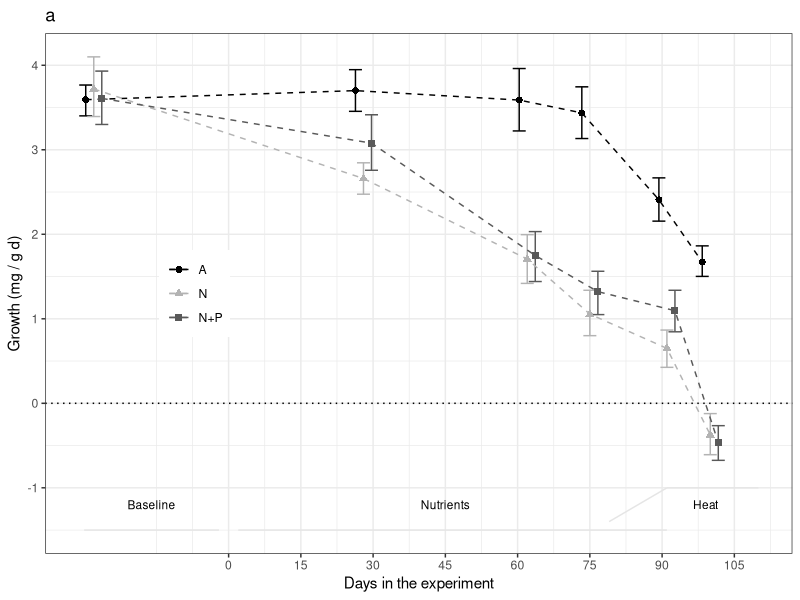
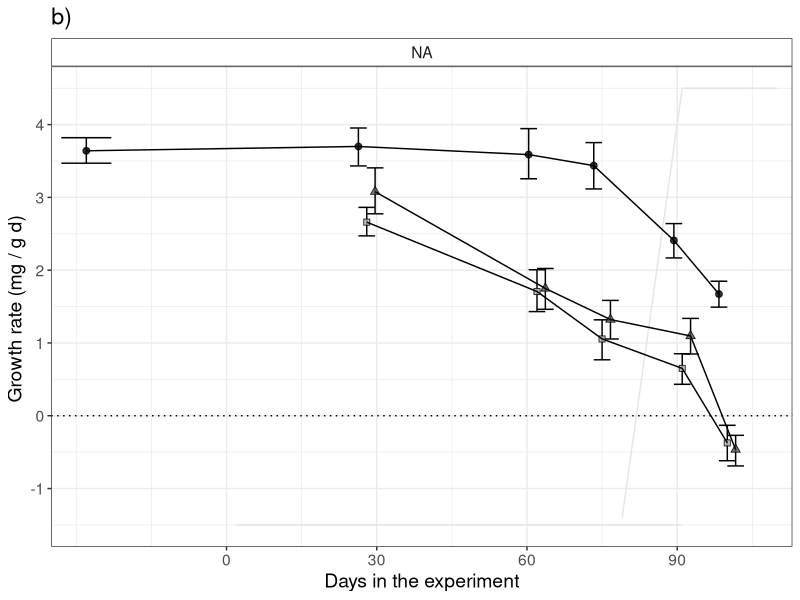
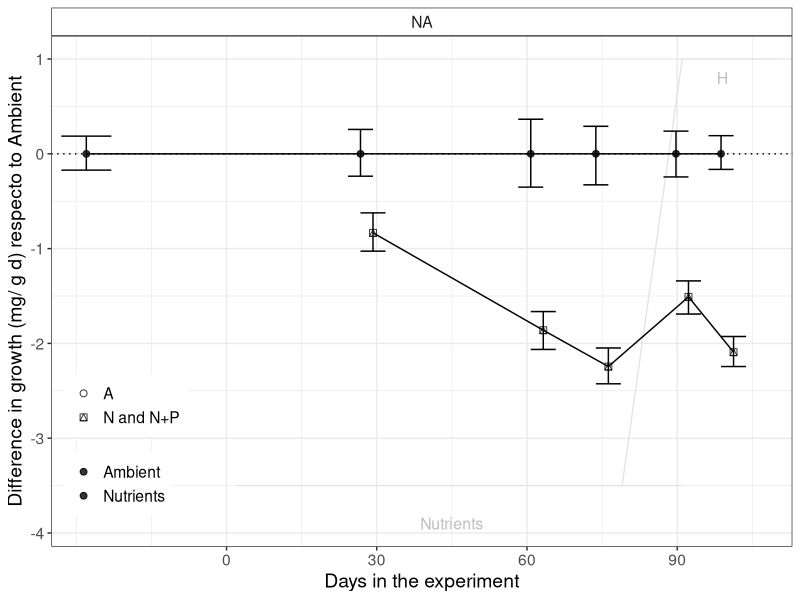
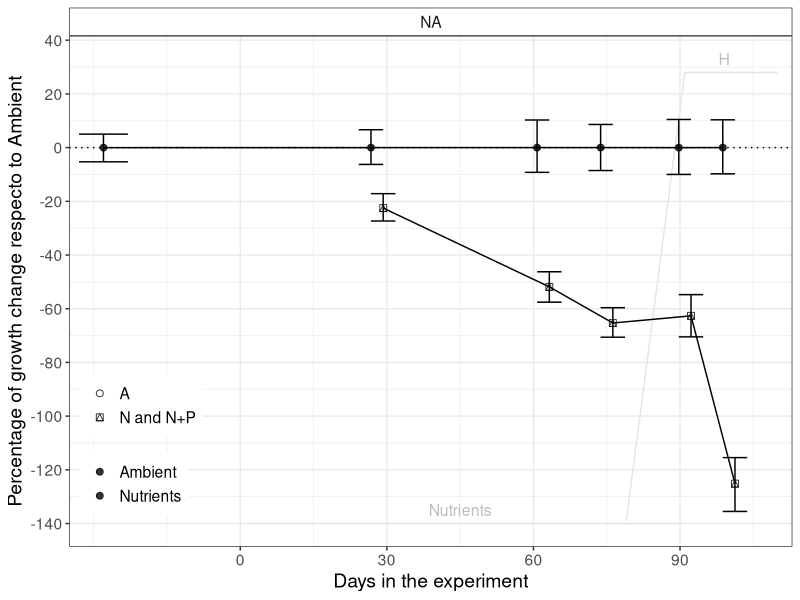
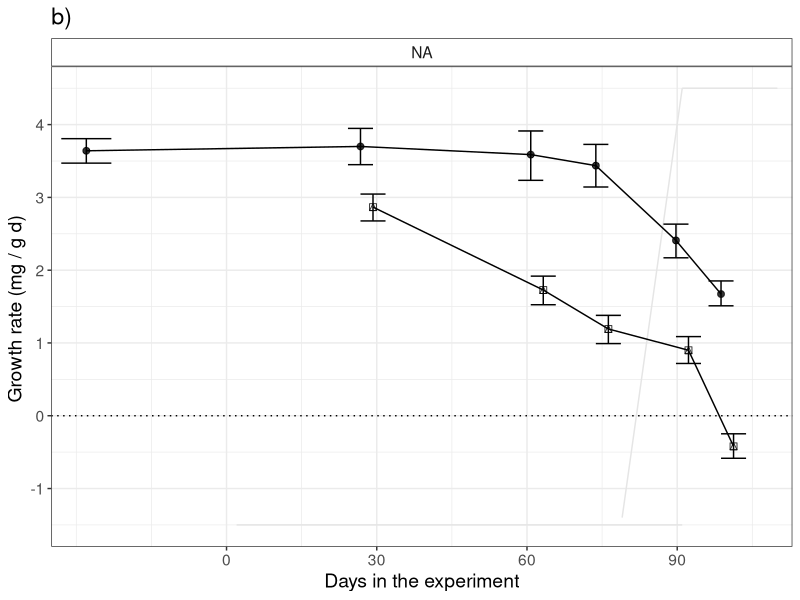

R code for these plots, in order: (Note: this script raises an error after producing the figures.)
## ---- chunk 1
knitr::opts_chunk$set(echo = TRUE, warning=FALSE, message=FALSE)
## ---- chunk 2

# Load all libraries and sources required to run the script
    library(tidyverse)
    library(ggthemes)
    library(lmerTest)
    library(emmeans)
    library(multcomp)
    library(gridExtra)
    library(rstatix)

# Default ggplot settings

    Fill.colour<-scale_colour_manual(values = c("black", "gray70", "gray35"))

    ggthe_bw<-theme(plot.background=element_blank(),
          panel.grid.major.y = element_blank(),
          panel.grid.major.x = element_blank(),
          panel.grid.minor.x = element_blank(),
          panel.grid.minor.y = element_blank(),
          legend.box.background = element_rect(),
          panel.background =element_rect(fill = NA, color = "black")
          )+
    theme_bw()
## ---- chunk 3
# Import data: 

  ## Growth long
    BW.Tall<-read.csv("Growth_corrected.csv", header = TRUE)
    
  ## Genotype information
    MOTE<-read.csv("Genotype_Info.csv", header = TRUE)
    BW.Tall<-merge(BW.Tall, MOTE, by="Gen", all.x=TRUE)
    
  ## Data type  
    BW.Tall$Initial.Date<-as.Date(BW.Tall$Initial.Date, "%m/%d/%y")
    BW.Tall$Final.Date<-as.Date(BW.Tall$Final.Date, "%m/%d/%y")
    # BW.Tall$Initial.Date<-as.Date(BW.Tall$Initial.Date, "%Y-%m-%d")
    # BW.Tall$Final.Date<-as.Date(BW.Tall$Final.Date, "%Y-%m-%d")
    BW.Tall$Days<-(as.numeric(as.Date(BW.Tall$Final.Date))-17485)
    BW.Tall$DayF<-(as.factor(BW.Tall$Days))
 
    # BW.Tall$TimePoint[BW.Tall$Day=="-28"]<-"3"
    # BW.Tall$TimePoint[BW.Tall$Day=="-7"]<-"4"
    # BW.Tall$TimePoint[BW.Tall$Day=="28"]<-"9"
    # BW.Tall$TimePoint[BW.Tall$Day=="62"]<-"11"
    # BW.Tall$TimePoint[BW.Tall$Day=="75"]<-"13"
    # BW.Tall$TimePoint[BW.Tall$Day=="91"]<-"16"
    # BW.Tall$TimePoint[BW.Tall$Day=="100"]<-"17"
    # BW.Tall$TimePoint[BW.Tall$Day=="113"]<-"22"
    
    
    BW.Tall$TimePoint[BW.Tall$DayF=="-28"]<-"1"
    BW.Tall$TimePoint[BW.Tall$DayF=="-7"]<-"NA"
    BW.Tall$TimePoint[BW.Tall$DayF=="28"]<-"2"
    BW.Tall$TimePoint[BW.Tall$DayF=="62"]<-"3"
    BW.Tall$TimePoint[BW.Tall$DayF=="75"]<-"4"
    BW.Tall$TimePoint[BW.Tall$DayF=="91"]<-"5"
    BW.Tall$TimePoint[BW.Tall$DayF=="100"]<-"6"
    BW.Tall$TimePoint[BW.Tall$DayF=="113"]<-"7"
    BW.Tall$TimePoint<-as.numeric(as.character(BW.Tall$TimePoint))
    
    
    BW.Tall$Treatment <- as.character(BW.Tall$Treatment)
    BW.Tall$Treatment[BW.Tall$Treatment == "Control"] <- "A"
    BW.Tall$Treatment[BW.Tall$Treatment == "NP"] <- "N+P"
    BW.Tall$Treatment <- as.factor(BW.Tall$Treatment)
    
    BW.Tall$Nutrients <- "Nutrients"
    BW.Tall$Nutrients[BW.Tall$Treatment == "A"] <- "Ambient"
    
    BW.Tall$Colony <- as.factor(BW.Tall$Gen)
    BW.Tall$MoteGen<-factor(BW.Tall$MoteGen, 
                                   levels=c("G_48", "G_62","G_31", "G_08","G_07", "G_50"))
    BW.Tall$SampleID <- paste("Ac", BW.Tall$Fra, BW.Tall$TimePoint, sep = "_")
  
  ## Data subsets  
    BW.Initial<-subset(BW.Tall, Initial.Date=="2017-08-30") # Only baseline
    BW.Initial<-droplevels(BW.Initial)
   
    BW.Control<-subset(BW.Tall, Treatment=="A") # Only Ambient
    BW.Control<-subset(BW.Control, Days<80)
    BW.Control<-subset(BW.Control, Initial.Date!="2017-10-18")
    BW.Control<-droplevels(BW.Control)
    
    BW.FinalAC<-subset(BW.Control, DayF=="75")
    BW.FinalAC<-droplevels(BW.FinalAC)
    
    #BW.nutrients<-subset(BW.Tall, Days>-10) # Remove baseline
    #BW.nutrients<-subset(BW.nutrients, Days<76)
    BW.nutrients<-subset(BW.Tall, Days<76) # with baseline
    BW.nutrients<-droplevels(BW.nutrients)
    
    BW.100<-subset(BW.Tall, DayF=="100")
    BW.91<-subset(BW.Tall, DayF=="91")
    
  ## Remove recovery data points
    BW.Tall<-subset(BW.Tall, Initial.Date!="2017-10-18")
    BW.Tall<-subset(BW.Tall, Initial.Date!="2018-02-23") # After heat stress
    
    BW.selected<-subset(BW.Tall, Days!="28")
    BW.selected<-subset(BW.selected, Days!="62")
    
    
 N.fragments<-BW.Tall %>% 
     group_by(MoteGen) %>% count(DayF)
 N.fragments
    
## ---- chunk 4

# Treatment effect over time
    BW_Treat<- ggplot(BW.Tall, aes (Days, dAW.gd, shape=factor(Treatment),
                                    colour=factor(Treatment))) + 
      ggthe_bw + Fill.colour + ggtitle("a")+
      stat_summary(fun.data = "mean_cl_boot", geom = "errorbar",
                   position=position_dodge(width=5))+
      stat_summary(fun.y=mean, geom="line", 
                   position=position_dodge(width=5), linetype=2) +
      stat_summary(fun.y=mean, geom="point", size =2,
                   position=position_dodge(width=5))  + 
  
      geom_hline(yintercept = 0, linetype=3)+
      
      scale_x_continuous(name="Days in the experiment", 
                         breaks = seq(0, 115, by=15)) +
      scale_y_continuous(name="Growth (mg / g d)", 
                         breaks = seq(-1, 4, by=1)) +
    
    theme(legend.position=c(0.2, 0.5),
        legend.title = element_blank(), 
        strip.background =element_rect(fill=NA)) +

      annotate("segment", x = -30, xend = -2, y = -1.5, yend = -1.5,
                colour = "gray90")+
      annotate("text", x = -16, y = -1.2, label = "Baseline", size=3)+
    
      annotate("segment", x = 2, xend = 91, y = -1.5, yend = -1.5,
                colour = "gray90")+
      annotate("text", x = 45, y = -1.2, label = "Nutrients", size=3)+
    
      annotate("segment", x = 79, xend = 91, y = -1.4, yend = -1,
                colour = "gray90")+
    
      annotate("segment", x = 91, xend = 110, y = -1, yend = -1,
                colour = "gray90")+
      annotate("text", x = 99, y = -1.2, label = "Heat", size=3)
  BW_Treat
  
# ggsave(file="Outputs/Figure3_BW_corrected.svg", plot=BW_Treat, dpi = 300, units="in", width=3.5, height=3.0)
## ---- chunk 5

BW.Tall$TreatmentG<-BW.Tall$Treatment
BW.Tall$TreatmentG[BW.Tall$DayF==-28] <-"A"

Colour.colour<-scale_colour_manual(values = c("black", "gray70", "gray35"))
Fill.colour<-scale_fill_manual(values = c("black", "gray70", "gray35"))

BW_Col <- ggplot(BW.Tall, aes(Days, dAW.gd, fill=TreatmentG,
                              shape=factor(TreatmentG))) +
  
     #annotate("segment", x = -30, xend = -2, y = -1.5, yend = -1.5,
      #          colour = "gray90")+
      # annotate("text", x = -16, y = -1.2, label = "BL", size=3)+
    
      annotate("segment", x = 2, xend = 91, y = -1.5, yend = -1.5,
                colour = "gray90")+
      # annotate("text", x = 45, y = -1.2, label = "Nutrients", size=3)+
    
      annotate("segment", x = 79, xend = 91, y = -1.4, yend = 4.5,
                colour = "gray90")+
    
      annotate("segment", x = 91, xend = 110, y = 4.5, yend = 4.5,
                colour = "gray90")+
      # annotate("text", x = 99, y = 3.5, label = "H", size=4)+
  
           stat_summary(fun.data = "mean_cl_boot",geom = "errorbar", 
                        position=position_dodge(width=5), width = 10)+
           stat_summary(fun.y=mean, geom="point", size =2,
                        position=position_dodge(width=5), alpha=0.8) +
           stat_summary(fun.y=mean, geom="line", 
                        position=position_dodge(width=5), linetype=1) + 
    scale_shape_manual(values=c(21, 22, 24),
                     labels=c("A", "N", "N+P"))+
           ggthe_bw + Colour.colour + Fill.colour + ggtitle("b)") +
    scale_x_continuous(name="Days in the experiment",
                           limits = c(-35,113),
                           breaks = seq(0, 113, 30),  
                           expand = c(0, 0))+
    scale_y_continuous(name="Growth rate (mg / g d) ", 
                         breaks = seq(-1, 5, by=1)) +
   geom_hline(yintercept = 0, linetype=3)+
  
    ylab("Growth rate (mg/ g d) ") + 
    theme(text=element_text(size=14),
          legend.position="none",
          legend.title = element_blank(), 
          strip.background =element_rect(fill=NA)) +

     facet_wrap(~MoteGen)
BW_Col

#ggsave(file="Outputs/S2a_Growth_genotype.svg", plot=BW_Col, width=6.0, height=3.5)

## ---- chunk 6

# Claculate relative changes (1 - Control)
      
BW.Tall$Nutrients2<-BW.Tall$Nutrients
BW.Tall$Nutrients2[BW.Tall$DayF=="-28"]<-"Ambient"
          
    BW.Summary <-BW.Tall %>%
          group_by(MoteGen, Nutrients2, DayF) %>%
          get_summary_stats(dAW.gd, type = "mean_sd")
    BW.Summary
    
    BW.Summary<-subset(BW.Summary, Nutrients2=="Ambient" )
    BW.Summary<-BW.Summary[, -3]
    BW.Summary<-BW.Summary[, -3]
    BW.Summary<-BW.Summary[, -3]
    
    BW.Tall<-merge(BW.Tall, BW.Summary,  by=c("MoteGen", "DayF"), all.x = T)
    BW.Tall$Difference<-BW.Tall$dAW.gd-BW.Tall$mean
    

Colour.colour<-scale_colour_manual(values = c("black", "gray70"))
Fill.colour<-scale_fill_manual(values = c("black", "gray70"))

BW_Diff_Col <- ggplot(BW.Tall, aes(Days, Difference, fill=Nutrients2,
                              shape=factor(Nutrients2))) +
  
     #annotate("segment", x = -30, xend = -2, y = -1.5, yend = -1.5,
      #          colour = "gray90")+
      # annotate("text", x = -16, y = -1.2, label = "BL", size=3)+
    
      annotate("segment", x = 2, xend = 91, y = -3.5, yend = -3.5,
                colour = "gray90")+
       annotate("text", x = 45, y = -3.9, label = "Nutrients", size=4, colour="gray")+
    
      annotate("segment", x = 79, xend = 91, y = -3.5, yend = 1,
                colour = "gray90")+
    
      annotate("segment", x = 91, xend = 110, y =1, yend =1,
                colour = "gray90")+
       annotate("text", x = 99, y = 0.8, label = "H", size=4, colour="gray")+
  
           stat_summary(fun.data = "mean_cl_boot",geom = "errorbar", 
                        position=position_dodge(width=5), width = 10)+
           stat_summary(fun.y=mean, geom="point", size =2,
                        position=position_dodge(width=5), alpha=0.8) +
           stat_summary(fun.y=mean, geom="line", 
                        position=position_dodge(width=5), linetype=1) + 
    scale_shape_manual(values=c(21, 14),
                     labels=c("A", "N and N+P"))+
           ggthe_bw + Colour.colour + Fill.colour +
    scale_x_continuous(name="Days in the experiment",
                           limits = c(-35,113),
                           breaks = seq(0, 113, 30),  
                           expand = c(0, 0))+
    scale_y_continuous(name="Difference in growth (mg/ g d) respecto to Ambient", 
                         breaks = seq(-4, 1.5, by=1)) +
   geom_hline(yintercept = 0, linetype=3)+
  
    theme(text=element_text(size=14),
          legend.position=c(0.1, 0.2),
          legend.title = element_blank(), 
          strip.background =element_rect(fill=NA)) +

     facet_wrap(~MoteGen)
BW_Diff_Col
        
#ggsave(file="Outputs/S_3_BW_Diff_Col.svg", plot=BW_Diff_Col, width=5.0, height=5)
          
## ---- chunk 7
# Claculate percentajes changes (1 - Control)
  BW.Tall$percentage<-(BW.Tall$Difference/BW.Tall$mean)*100
    

Colour.colour<-scale_colour_manual(values = c("black", "gray70"))
Fill.colour<-scale_fill_manual(values = c("black", "gray70"))

BW_perent_Col <- ggplot(BW.Tall, aes(Days, percentage, fill=Nutrients2,
                              shape=factor(Nutrients2))) +
  
     #annotate("segment", x = -30, xend = -2, y = -1.5, yend = -1.5,
      #          colour = "gray90")+
      # annotate("text", x = -16, y = -1.2, label = "BL", size=3)+
    
      annotate("segment", x = 2, xend = 91, y = -140, yend = -140,
                colour = "gray90")+
       annotate("text", x = 45, y = -135, label = "Nutrients", size=4, colour="gray")+
    
      annotate("segment", x = 79, xend = 91, y = -139, yend = 28,
                colour = "gray90")+
    
      annotate("segment", x = 91, xend = 110, y =28, yend =28,
                colour = "gray90")+
       annotate("text", x = 99, y = 33, label = "H", size=4, colour="gray")+
  
           stat_summary(fun.data = "mean_cl_boot",geom = "errorbar", 
                        position=position_dodge(width=5), width = 10)+
           stat_summary(fun.y=mean, geom="point", size =2,
                        position=position_dodge(width=5), alpha=0.8) +
           stat_summary(fun.y=mean, geom="line", 
                        position=position_dodge(width=5), linetype=1) + 
    scale_shape_manual(values=c(21, 14),
                     labels=c("A", "N and N+P"))+
           ggthe_bw + Colour.colour + Fill.colour +
    scale_x_continuous(name="Days in the experiment",
                           limits = c(-35,113),
                           breaks = seq(0, 113, 30),  
                           expand = c(0, 0))+
    scale_y_continuous(name="Percentage of growth change respecto to Ambient", 
                         breaks = seq(-140, 100, by=20)) +
   geom_hline(yintercept = 0, linetype=3)+
  
    theme(text=element_text(size=14),
          legend.position=c(0.1, 0.2),
          legend.title = element_blank(), 
          strip.background =element_rect(fill=NA)) +

     facet_wrap(~MoteGen)
BW_perent_Col

#ggsave(file="Outputs/S_3_BW_Percentaje_Col.svg", plot=BW_perent_Col, width=5.0, height=5)

## ---- chunk 8

BW.Tall$Nutrients[BW.Tall$DayF==-28] <-"Ambient"

Colour.colour<-scale_colour_manual(values = c("black", "gray70"))
Fill.colour<-scale_fill_manual(values = c("black", "gray70"))

BW_Col <- ggplot(BW.Tall, aes(Days, dAW.gd, fill=Nutrients,
                              shape=factor(Nutrients))) +
  
     #annotate("segment", x = -30, xend = -2, y = -1.5, yend = -1.5,
      #          colour = "gray90")+
      # annotate("text", x = -16, y = -1.2, label = "BL", size=3)+
    
      annotate("segment", x = 2, xend = 91, y = -1.5, yend = -1.5,
                colour = "gray90")+
      # annotate("text", x = 45, y = -1.2, label = "Nutrients", size=3)+
    
      annotate("segment", x = 79, xend = 91, y = -1.4, yend = 4.5,
                colour = "gray90")+
    
      annotate("segment", x = 91, xend = 110, y = 4.5, yend = 4.5,
                colour = "gray90")+
      # annotate("text", x = 99, y = 3.5, label = "H", size=4)+
  
           stat_summary(fun.data = "mean_cl_boot",geom = "errorbar", 
                        position=position_dodge(width=5), width = 10)+
           stat_summary(fun.y=mean, geom="point", size =2,
                        position=position_dodge(width=5), alpha=0.8) +
           stat_summary(fun.y=mean, geom="line", 
                        position=position_dodge(width=5), linetype=1) + 
    scale_shape_manual(values=c(21, 14),
                     labels=c("A", "N+P"))+
           ggthe_bw + Colour.colour + Fill.colour + ggtitle("b)") +
    scale_x_continuous(name="Days in the experiment",
                           limits = c(-35,113),
                           breaks = seq(0, 113, 30),  
                           expand = c(0, 0))+
    scale_y_continuous(name="Growth rate (mg / g d) ", 
                         breaks = seq(-1, 5, by=1)) +
   geom_hline(yintercept = 0, linetype=3)+
  
    ylab("Growth rate (mg/ g d) ") + 
    theme(text=element_text(size=14),
          legend.position="none",
          legend.title = element_blank(), 
          strip.background =element_rect(fill=NA)) +

     facet_wrap(~MoteGen)
BW_Col

#ggsave(file="Outputs/S2a_Growth_genotype.svg", plot=BW_Col, width=6.0, height=3.5)

## ---- chunk 9
# sample means
BW.nutrients1 <- aggregate(dAW.gd~Nutrients+Days+MoteGen, data=BW.Tall, mean, na.rm=TRUE)
          names(BW.nutrients1)[4] <- "mean"
      
# sample SDs
BW.nutrientssd1 <- aggregate(dAW.gd~Nutrients+Days+MoteGen, data=BW.Tall, sd, na.rm=TRUE)
          names(BW.nutrientssd1)[4] <- "sd"
          
          
# Collect the summary statistics in a dataframe
    BW.nutrients1<-merge(BW.nutrients1, BW.nutrientssd1)
    BW.nutrients1<-BW.nutrients1[order(BW.nutrients1$Days, BW.nutrients1$MoteGen),]
    BW.nutrients1
## ---- chunk 10
BW_ColonyT<- ggplot(BW.Tall, aes (Days, dAW.gd, colour=MoteGen)) +   
  stat_summary(fun.data = "mean_cl_boot",geom = "errorbar", width = 0.8)+
  stat_summary(fun.y=mean, geom="point", size =2, alpha=0.5) +
   ylab("Growth (mg/ g d)") +
  
     annotate("segment", x = 2, xend = 91, y = -1, yend = -1,
                   colour = "gray90", linetype=1)+
     annotate("segment", x = 79, xend = 91, y = -1, yend = -0.5,
                   colour = "gray90", linetype=1)+
     annotate("segment", x = 91, xend = 110, y = -0.5, yend = -0.5,
                   colour = "gray90", linetype=1)+
     annotate("text", x = 45, y = -1.5, label = "Nutrients", size=3)+
     annotate("text", x = 99, y = -1.5, label = "H", size=3)+
  stat_summary(fun.y=mean, geom="line") + ggthe_bw + facet_grid (~Treatment)  
BW_ColonyT
## ---- chunk 11
BW_ColonyTF<- ggplot(BW.Tall, aes (Days, dAW.gd, colour=factor(Fra), group=Fra)) +    stat_summary(fun.y=mean, geom="line") + ggthe_bw + facet_grid (MoteGen~Treatment)+  geom_point()+ theme(legend.position = "none")
BW_ColonyTF

## ---- chunk 12

BW_Init<- ggplot(BW.Initial, aes (MoteGen, dAW.gd, colour=MoteGen)) +
  ggtitle("(a) Baseline")+
  stat_summary(fun.data = "mean_cl_boot",geom = "errorbar", width = 0.2) +
  stat_summary(fun.y=mean, geom="point", size =3, alpha=0.5) + ggthe_bw +
  scale_y_continuous(name=("Growth (mg/ g d) "),
                     limits = c(0,6),
                     breaks = seq(0, 6, by=0.5))+
  theme(legend.position=c(0.3, 0.3),
        legend.title = element_blank(), 
        strip.background =element_rect(fill=NA))

BW_Final<- ggplot(BW.FinalAC, aes (MoteGen, dAW.gd, colour=MoteGen)) +
   ggtitle("(a) Ambient (day 75)")+
  stat_summary(fun.data = "mean_cl_boot",geom = "errorbar", width = 0.2) +
  stat_summary(fun.y=mean, geom="point", size =3, alpha=0.5) + ggthe_bw +
  scale_y_continuous(name=("Growth (mg/ g d) "),
                     limits = c(0,6),
                     breaks = seq(0, 6, by=0.5))+
   ylab("Growth (mg/ g d) ")+
  theme(legend.position="none",
        legend.title = element_blank(), 
        strip.background =element_rect(fill=NA))

BW_Colony_Control<- ggplot(BW.Control, aes (Days, dAW.gd, colour=MoteGen)) +
  stat_summary(fun.data = "mean_cl_boot",geom = "errorbar", 
               width = 10, position=position_dodge(width=5)) +
  stat_summary(fun.y=mean, geom="point", size =3, alpha=0.5,
               position=position_dodge(width=5)) +
  stat_summary(fun.y=mean, geom="line", position=position_dodge(width=5)) +
  
  ggthe_bw + # geom_jitter()+
  ggtitle("(b) Ambient - Control") +
  scale_y_continuous(name=("Growth (mg/ g d) "),
                     limits = c(0,6),
                     breaks = seq(0, 6, by=0.5))+
  theme(legend.position="none")


Captivityeffect<-grid.arrange(BW_Init,BW_Final, nrow=1)
Captivityeffect2<-grid.arrange(BW_Init,BW_Colony_Control, nrow=1)
#ggsave(file="Outputs/S_Genotypes.svg", plot=Captivityeffect, width=6, height=3.5)

## ---- chunk 13
BW_Colony_Control<-ggplot(BW.Control, aes (Days, dAW.gd, colour=factor(Fra), group=Fra)) +   
  #stat_summary(fun.data = "mean_cl_boot",geom = "errorbar", width = 0.8)+
  #stat_summary(fun.y=mean, geom="point", size =2, alpha=0.5) +
  stat_summary(fun.y=mean, geom="line") + ggthe_bw + 
  facet_wrap (~MoteGen)+  geom_point()+ theme(legend.position = "none")
BW_Colony_Control
## ---- chunk 14
# Complex to simple models 
  
  LM_1 <- lmer(dAW.gd ~ Treatment*DayF +
                               (1 + Treatment|Genotype) + (1|Replicate), REML=TRUE, data= BW.Tall)
  
  LM_2 <- lmer(dAW.gd ~ Treatment * DayF +
                               (Treatment|Genotype), REML=TRUE,  data= BW.Tall)
   
  LM_3 <- lmer(dAW.gd ~ Treatment  * DayF +
                               (1|Genotype), REML=TRUE, data= BW.Tall)
 

# Select model
  AIC(LM_1, LM_2, LM_3) # 1=2, but 3 has lower AIC
  
  anova(LM_1, LM_2, refit=FALSE)
  anova(LM_2, LM_3, refit=FALSE)
  anova(LM_1, LM_3, refit=FALSE)
 
# Final model 
  LM_Treatment_Days<-lmer(dAW.gd ~ Treatment * DayF +
                             (1|Genotype) + (1|Fra),  data= BW.Tall) 
  # Removed (1|Replicate) since it was not significant (p=0.1642)
  isSingular(LM_Treatment_Days)
  
  anova(LM_Treatment_Days)
  ranova(LM_Treatment_Days)
  #summary(LM_Treatment_Days)

par(mfrow=c(1,2))
  plot(fitted(LM_Treatment_Days), residuals(LM_Treatment_Days, type="pearson"))
  abline(h=0)
  qqnorm(residuals(LM_Treatment_Days, type="pearson"))
abline(0,1)
  
# Pairwise comparisons
  BW.emmc<-emmeans(LM_Treatment_Days, ~Treatment*DayF)
  #contrast(BW.emmc, "tukey")
  BW_groups<-cld(BW.emmc)
  #BW.emmc<-emmeans(LM_Treatment_Days, ~Treatment|DayF)
  #contrast(BW.emmc, "tukey")
  #BW_groups<-cld(BW.emmc)
  
  #BW_groups<-as.data.frame(BW_groups[complete.cases(BW_groups),])
  BW_groups<-BW_groups[order(BW_groups$DayF,BW_groups$Treatment),]
  BW_groups
  
#write.csv(BW_groups, "Outputs/BW_groups_corrected.csv", row.names = F)

## ---- chunk 15
#library(nlme)
# 
# fit1 <- gls(dAW.gd ~ DayF *Treatment, data=BW.Tall,
#   correlation=corSymm(form=~TimePoint|Fra),
#   weights=varIdent(form=~1|TimePoint),
#   na.action=na.exclude,
#   control=glsControl(opt="optim"))
## ---- chunk 16
# summary(fit1)
# 
# intervals(fit1)
# anova(fit1, type="marginal")
# getVarCov(fit1)
# residuals(fit1, type="pearson")
# 
# par(mfrow=c(1,2))
# plot(fitted(fit1), residuals(fit1, type="pearson"))
# abline(h=0)
# qqnorm(residuals(fit1, type="pearson"))
# abline(0,1)
## ---- chunk 17
# library(rms)
# clda_Gls_1 <- Gls(dAW.gd ~ DayF * Treatment, 
#                   correlation=corSymm (form = ~TimePoint|Fra),
#         weights=varIdent(form=~1|TimePoint),
#         na.action=na.exclude,
#         control=glsControl(opt="optim"),
#         data=BW.Tall)
# 
# data1<-expand.grid(DayF=unique(BW.Tall$DayF),
#                    Treatment=unique(BW.Tall$Treatment))
# 
# predictions_1 <- cbind(data1, 
# predict (clda_Gls_1, data1, conf.int=0.95))
# 
# predictions_1$Days<-as.numeric(as.character(predictions_1$DayF))

## ---- chunk 18
# pd <- position_dodge(2)
# limits <- aes(ymax = upper , ymin=lower, shape=Treatment)
# 
# pCI1 <- ggplot(predictions_1, aes(y=linear.predictors, x=Days, 
#                                 fill=Treatment)) + 
#       geom_errorbar(limits, width= 2 , position=pd) + 
#       geom_line(aes(group=Treatment, y=linear.predictors), position=pd, size=0.1) + 
#       geom_point(aes(fill=Treatment), shape=21, position=pd, size=4, alpha=0.8) +
#         
#       ggthe_bw+
#         
#       geom_hline(yintercept = 0, linetype=3)+
#       
#       scale_x_continuous(name="Days in the experiment", 
#                          breaks = seq(0, 115, by=15)) +
#       scale_y_continuous(name="Estimated growth (mg / g d) ", 
#                          breaks = seq(-1, 4, by=1)) +
#     
#       theme(text=element_text(size=14),
#           legend.position="right",
#           legend.title = element_blank(), 
#           strip.background =element_rect(fill=NA)) +
#     
#       annotate("segment", x = -30, xend = -2, y = -1.5, yend = -1.5,
#                 colour = "gray90")+
#       annotate("text", x = -16, y = -1.2, label = "Baseline", size=3)+
#     
#       annotate("segment", x = 2, xend = 91, y = -1.5, yend = -1.5,
#                 colour = "gray90")+
#       annotate("text", x = 45, y = -1.2, label = "Nutrients", size=3)+
#     
#       annotate("segment", x = 79, xend = 91, y = -1.4, yend = -1,
#                 colour = "gray90")+
#     
#       annotate("segment", x = 91, xend = 110, y = -1, yend = -1,
#                 colour = "gray90")+
#       annotate("text", x = 99, y = -1.2, label = "Heat", size=3)
#  
# pCI1
## ---- chunk 19
# ANOVA
  LM_bl <- lmer(dAW.gd ~ MoteGen + (1|Replicate), data= BW.Initial)
  anova(LM_bl)
  ranova(LM_bl)
  
    LM_bl <- lm(dAW.gd ~ MoteGen, data= BW.Initial)
    anova(LM_bl)
    summary(LM_bl)
  
# Pairwise comparisons
  BW_bl.emmc<-emmeans(LM_bl, ~MoteGen)
  #contrast(BW_bl.emmc, "tukey")
  
#Tukey groups
  BW_bl_groups<-cld(BW_bl.emmc)
  #write.csv(BW_bl_groups, "Outputs/BW_baseline_groups.csv", row.names = F)

# Summary stats
  # library(rstatix)
  
  Stats_BL<-BW.Initial %>%
    group_by(MoteGen) %>%
    get_summary_stats(dAW.gd, type = "mean_sd")
  Stats_BL

## ---- chunk 20
summary(BW.Control)

# Model
  LM_A_C.0 <- lmer(dAW.gd ~ MoteGen * DayF + (1|Replicate), data= BW.Control)
  anova(LM_A_C.0) # Day alone is not significant, but Day:Genet is 
  ranova(LM_A_C.0) # Replicate is not significant

  LM_A_C <-lmer(dAW.gd ~ MoteGen * DayF + (1|Fra), data= BW.Control)
  anova(LM_A_C) # Day alone is not significant, but Day:Genet is 
  ranova(LM_A_C)
  
# Pairwise comparisons
  BW_A_C.emmc<-emmeans(LM_A_C, ~MoteGen | DayF)
  #contrast(BW_A_C.emmc, "tukey")
  
  #BW_A_C.emmc<-emmeans(LM_A_C, ~DayF|MoteGen)
  #contrast(BW_A_C.emmc, "tukey")
  
#Tukey groups
  BW_A_C_groups<-cld(BW_A_C.emmc)
  
  BW_A_C_groups<-BW_A_C_groups[order(BW_A_C_groups$MoteGen,BW_A_C_groups$Day),]
  BW_A_C_groups
  
  #write.csv(BW_A_C_groups, "Outputs/BW_A_C_groups.csv", row.names = F)

# Summary stats
  # library(rstatix)
  
  Stats_Control<-BW.Control %>%
    group_by(MoteGen) %>%
    get_summary_stats(dAW.gd, type = "mean_sd")
  Stats_Control

## ---- chunk 21
summary(BW.FinalAC)

# Model
  LM_A_C.75 <- lmer(dAW.gd ~ MoteGen + (1|Replicate), data= BW.FinalAC)
  isSingular(LM_A_C.75)
  anova(LM_A_C.75) # Day alone is not significant, but Day:Genet is 
  ranova(LM_A_C.75) # Replicate is not significant

  LM_A_C.75 <-lm(dAW.gd ~ MoteGen , data=BW.FinalAC)
  anova(LM_A_C.75) # Day alone is not significant, but Day:Genet is 
  summary(LM_A_C.75)
  
# Pairwise comparisons
  BW_A_C75.emmc<-emmeans(LM_A_C.75, ~MoteGen)
  #contrast(BW_A_C.emmc, "tukey")
  
#Tukey groups
  BW_A_C75_groups<-cld(BW_A_C75.emmc)
  BW_A_C75_groups
  #write.csv(BW_A_C75_groups, "Outputs/BW_A_C75_groups.csv", row.names = F)

  Stats_75_a<-BW.FinalAC %>%
    group_by(MoteGen) %>%
    get_summary_stats(dAW.gd, type = "mean_sd")
  Stats_75_a
## ---- chunk 22
BW.AC<-subset(BW.Tall, Days<80)
  BW.AC$Treatment[BW.AC$DayF=="-28"]<-"A"
  BW.AC<-subset(BW.AC, Treatment=="A") # Only Ambient
  BW.AC<-droplevels(BW.AC)

  Stats_Con_BL<-BW.AC %>%
    group_by(MoteGen, DayF) %>%
    get_summary_stats(dAW.gd, type = "mean_sd")
  Stats_Con_BL

  summary(BW.AC)

# Model
  LM_AC_BL <- lmer(dAW.gd ~ MoteGen * DayF + (1|Replicate), data= BW.AC)
  isSingular(LM_AC_BL)
  anova(LM_AC_BL) # Day alone is not significant, but Day:Genet is 
  ranova(LM_AC_BL) # Replicate is not significant

  LM_AC_BL <-lmer(dAW.gd ~ MoteGen * DayF + (1|Fra), data= BW.AC)
  anova(LM_AC_BL) # Day alone is not significant, but Day:Genet is 
  ranova(LM_AC_BL)
  
# Pairwise comparisons
  BW_AC_BL.emmc<-emmeans(LM_AC_BL, ~MoteGen | DayF)
  #contrast(BW_AC_BL.emmc, "tukey")
  
  BW_AC_BL.emmc<-emmeans(LM_AC_BL, ~DayF|MoteGen)
  #contrast(BW_AC_BL.emmc, "tukey")
  
#Tukey groups
  BW_AC_BL.emmc<-emmeans(LM_AC_BL, ~MoteGen * DayF)
  BW_AC_BL_groups<-cld(BW_AC_BL.emmc)
  
  BW_AC_BL_groups<-BW_AC_BL_groups[order(BW_AC_BL_groups$DayF,BW_AC_BL_groups$MoteGen),]
  BW_AC_BL_groups
  
  #write.csv(BW_AC_BL_groups, "Outputs/BW_AC_BL_groups", row.names = F)

## ---- chunk 23

summary(BW.100)

BW.100.C<-subset(BW.100, Treatment=="A")
summary(BW.100.C)

# Model
  LM_A_H.100 <- lmer(dAW.gd ~ MoteGen + (1|Replicate), data= BW.100.C)
  anova(LM_A_H.100) 
  ranova(LM_A_H.100) # Replicate is not significant

# Pairwise comparisons
  BW_A_H100.emmc<-emmeans(LM_A_H.100, ~MoteGen)
  #contrast(BW_A_H100.emmc, "tukey")
  
#Tukey groups
  BW_A_H100_groups<-cld(BW_A_H100.emmc)
  BW_A_H100_groups
  #write.csv(BW_A_H100_groups, "Outputs/BW_A_H100_groups.csv", row.names = F)

  Stats_100_a<-BW.100.C %>%
    group_by(MoteGen) %>%
    get_summary_stats(dAW.gd, type = "mean_sd")
  Stats_100_a
  
## ---- chunk 24
  
BW_91<- ggplot(subset(BW.91, Treatment=="A"), aes (MoteGen, dAW.gd, colour=MoteGen)) +
  ggtitle("(c) Heat (day 91)")+
  stat_summary(fun.data = "mean_cl_boot",geom = "errorbar", width = 0.2) +
  stat_summary(fun.y=mean, geom="point", size =3, alpha=0.5) + ggthe_bw +
  scale_y_continuous(name=("Growth (mg/ g d) "),
                     limits = c(0,6),
                     breaks = seq(0, 6, by=0.5))+
  theme(legend.position="none",
        legend.title = element_blank(), 
        strip.background =element_rect(fill=NA)) #+
  facet_grid(Treatment~.)


BW_100<- ggplot(subset(BW.100, Treatment=="A"), aes (MoteGen, dAW.gd, colour=MoteGen)) +
  ggtitle("(d) Heat (day 100)")+
  stat_summary(fun.data = "mean_cl_boot",geom = "errorbar", width = 0.2) +
  stat_summary(fun.y=mean, geom="point", size =3, alpha=0.5) + ggthe_bw +
  scale_y_continuous(name=("Growth (mg/ g d) "),
                     limits = c(0,6),
                     breaks = seq(0, 6, by=0.5))+
  theme(legend.position="none",
        legend.title = element_blank(), 
        strip.background =element_rect(fill=NA)) #+facet_grid(Treatment~.)

HeatEffect<-grid.arrange(BW_91, BW_100, nrow=1)

## ---- chunk 25
All_ambient<-grid.arrange(BW_Init,BW_Final, BW_91, BW_100, nrow=1)

#ggsave(file="Outputs/S_Genotypes_Ambient.svg", plot=All_ambient, width=8, height=5.5)
## ---- chunk 26

# Subset_data
  BW.A<-BW.Tall
    BW.A$Treatment[BW.A$DayF=="-28"]<-"A"
    BW.A<-subset(BW.A, Treatment=="A")  
    BW.A<-subset(BW.A, DayF!="28")
    BW.A<-subset(BW.A, DayF!="62")  
    # BW.A<-subset(BW.A, DayF!="91")
    BW.A<-droplevels(BW.A)

# Summary    
  summary(BW.A)
  
  Stats_Ambient<-BW.A %>%
    group_by(MoteGen, DayF) %>%
    get_summary_stats(dAW.gd, type = "mean_sd")
  Stats_Ambient
  
# Model
  LM_Ambinet <- lmer(dAW.gd ~ MoteGen * DayF + (1|Replicate), data= BW.A)
  isSingular(LM_Ambinet)
  anova(LM_Ambinet) 
  ranova(LM_Ambinet) # Replicate is not significant

  LM_Ambinet <-lmer(dAW.gd ~ MoteGen * DayF + (1|Fra), data= BW.A)
  anova(LM_Ambinet) # Day alone is not significant, but Day:Genet is 
  ranova(LM_Ambinet)
  
# Pairwise comparisons
  BW_Ambient.emmc<-emmeans(LM_Ambinet, ~MoteGen | DayF)
  #contrast(BW_Ambient.emmc, "tukey")
  
  BW_Ambient.emmc<-emmeans(LM_Ambinet, ~DayF|MoteGen)
  #contrast(BW_Ambient.emmc, "tukey")
  
#Tukey groups
  BW_AC_BL.emmc<-emmeans(LM_Ambinet, ~MoteGen * DayF)
  BW_AC_BL_groups<-cld(BW_AC_BL.emmc)
  
  BW_AC_BL_groups<-BW_AC_BL_groups[
    order(BW_AC_BL_groups$DayF,BW_AC_BL_groups$MoteGen),]
  BW_AC_BL_groups
  
  #write.csv(BW_AC_BL_groups, "Outputs/BW_AC_BL_groups", row.names = F)

## ---- chunk 27
# 1. Model
  
  LM_4 <- lmer(dAW.gd ~ Treatment*DayF*MoteGen +
                       (1|Fra), REML=TRUE, data=BW.nutrients)

# Select model  
  anova(LM_4)  
  ranova(LM_4)

# 2. Predict values:
  pred_nutrients <- predict(LM_4,re.form = NA)

  #3. Bootstrap CI:
    nutrients.boot1 <- bootMer(LM_4, predict, nsim = 1000, re.form = NULL) # include random effects, reduce CI lot!
    std.err <- apply(nutrients.boot1$t, 2, sd)
    CI.lo_1 <- pred_nutrients - std.err*1.96
    CI.hi_1 <- pred_nutrients + std.err*1.96

  #Plot
  Model_nutrinets_plot<- ggplot(
    BW.nutrients, aes(x = Days, y = dAW.gd, colour = MoteGen)) +
    geom_line(aes(y = pred_nutrients),size=2) +
    #geom_point(aes(fill=factor(Treatment)),
    #         shape = 21, colour = "black", size = 2, stroke = 0.3, alpha=0.3) +
    geom_ribbon(aes(ymin = CI.lo_1, ymax = CI.hi_1),
                size=2, alpha = 0.1, linetype = 0) +
    #scale_color_manual(values=my_colours) +
    #scale_fill_manual(values=my_colours) +
    scale_y_continuous(name=expression(~italic("Growth")),
                      limits = c(0, 6), 
                      breaks = seq(0, 6, by=1), expand = c(0,0))+
    scale_x_continuous("Days in the experiment", limits = c(-30, 78),
                     breaks = seq(-30, 76, by=15), expand = c(0,0))+
    
    stat_summary(fun.data = "mean_cl_boot",geom = "errorbar", width = 1,
                   position = position_dodge(1) )+
    stat_summary(fun.y=mean, geom="line", position = position_dodge(1), 
                linetype=1, alpha=0.5) + ggthe_bw
    
  
  Model_nutrinets_plot + facet_grid(~Treatment)
  
# Pairwise comparisons
  BW.emmc<-emmeans(LM_4, ~Treatment|DayF|MoteGen)
  contrast(BW.emmc, "tukey")
  BW_groups<-cld(BW.emmc)
  
  #BW_groups<-as.data.frame(BW_groups[complete.cases(BW_groups),])
  BW_groups<-BW_groups[order(BW_groups$Day,BW_groups$Treatment),]
  BW_groups
  
  #write.csv(BW_groups, "Outputs/BW_groups_corrected.csv", row.names = F)

## ---- chunk 28

BW.Tall$Nutrients <- "Nutrients"
BW.Tall$Nutrients[BW.Tall$Treatment == "A"] <- "Ambient"
BW.Nutrients<-subset(BW.Tall, Days<91)
   
# 1. Model
  
  LM_5 <- lmer(dAW.gd ~ Nutrients*DayF*MoteGen +
                       (1|Fra), REML=TRUE, data=BW.Nutrients)

# Select model  
  anova(LM_5)  
  ranova(LM_5)

# 2. Predict values:
  pred_nutrients2 <- predict(LM_5, re.form = NA)

  #3. Bootstrap CI:
    nutrients.boot2 <- bootMer(LM_5, predict, nsim = 1000, re.form = NULL) # include random effects, reduce CI lot!
    std.err <- apply(nutrients.boot2$t, 2, sd)
    CI.lo_2 <- pred_nutrients2 - std.err*1.96
    CI.hi_2 <- pred_nutrients2 + std.err*1.96

  #Plot
  Model_nutrinets_plot2<- ggplot(BW.Nutrients, 
                                 aes(x = Days, y = dAW.gd, 
                                     colour = MoteGen, shape=Nutrients)) +
    geom_line(aes(y = pred_nutrients2),size=2) +
    #geom_point(aes(fill=factor(Nutrients)),
    #         shape = 21, colour = "black", size = 2, stroke = 0.3, alpha=0.3) +
    geom_ribbon(aes(ymin = CI.lo_2, ymax = CI.hi_2),
                size=2, alpha = 0.1, linetype = 0) +
    #scale_color_manual(values=my_colours) +
    #scale_fill_manual(values=my_colours) +
    scale_y_continuous(name=expression(~italic("Growth")),
                      limits = c(-2, 6), 
                      breaks = seq(-2, 6, by=1), expand = c(0,0))+
    scale_x_continuous("Days in the experiment", limits = c(-30, 110),
                     breaks = seq(-30, 110, by=30), expand = c(0,0))+
    
    stat_summary(fun.data = "mean_cl_boot",geom = "errorbar", width = 1,
                   position = position_dodge(1) )+
    stat_summary(fun.y=mean, geom="line", position = position_dodge(1), 
                linetype=1, alpha=0.5) + ggthe_bw
    
  
  Model_nutrinets_plot2 + facet_grid(~Nutrients)
  
# Pairwise comparisons
  contrast(BW.emmc, "tukey")
  BW.emmc<-emmeans(LM_5, ~MoteGen|DayF|Nutrients)
  contrast(BW.emmc, "tukey")
  
  BW.emmc<-emmeans(LM_5, ~Nutrients|MoteGen|DayF)
  contrast(BW.emmc, "tukey")
  
  BW.emmc<-emmeans(LM_5, ~MoteGen*DayF*Nutrients)
  BW_groups_genotypes<-cld(BW.emmc)
  
  #BW_groups_genotypes<-as.data.frame(BW_groups_genotypes[complete.cases(BW_groups_genotypes),])
  BW_groups_genotypes<-BW_groups_genotypes[order(BW_groups_genotypes$MoteGen, 
                             BW_groups_genotypes$DayF,
                             BW_groups_genotypes$Nutrients),]
  BW_groups_genotypes
  
  #write.csv(BW_groups_genotypes, "Outputs/BW_groups_genotypes.csv", row.names = F)

## ---- chunk 29
